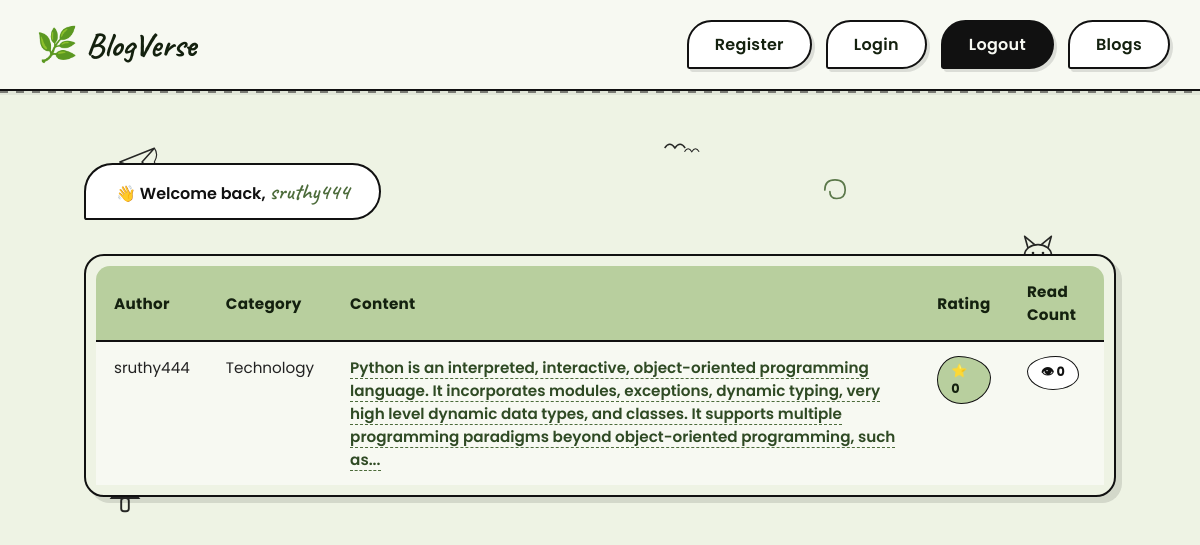
Page /listAllBlogs (signed in) on the committed database.
### models.py (models this page shows, shortened)
class UserModel(UserMixin, db.Model):
    __tablename__ = "users"
    id = db.Column(db.Integer, primary_key=True)
    email = db.Column(db.String(100), unique=True)
    username = db.Column(db.String(100))
    password_hash = db.Column(db.String(250))

class CategoryMaster(db.Model):
    category_id = db.Column(db.Integer, primary_key=True)
    category_name = db.Column(db.String, nullable=False)
    blogmodel = db.relationship("BlogModel", backref="categorymaster", lazy=True)

class BlogModel(db.Model):
    id = db.Column(db.Integer, primary_key=True)
    category_id = db.Column(
        db.Integer, db.ForeignKey("category_master.category_id"), nullable=False
    )
    blog_user_id = db.Column(db.Integer, db.ForeignKey("users.id"), nullable=False)
    blog_text = db.Column(db.Text, nullable=False)
    blog_creation_date = db.Column(db.DateTime)
    blog_read_count = db.Column(db.Integer, default=0)
    blog_rating_count = db.Column(db.Integer, default=0)

### routes.py (the view)
@app.route("/listAllBlogs")
def list_all_blogs():
    all_blogs = BlogModel.query.all()
    all_users = UserModel.query.all()
    print(all_blogs)
    return render_template(
        "list_all_blogs.html",
        all_blogs=all_blogs,
        all_users=all_users,
        all_categories=global_all_category_name,
    )

### models.py (called while the page is built)
@login.user_loader
def load_user(id):
    return UserModel.query.get(int(id))

### templates/list_all_blogs.html (shortened to what this page needs)
{% extends 'base.html' %}
{% block content %}
<div class="listing-wrap">
    <svg class="doodle doodle-plane" viewBox="0 0 60 60" xmlns="http://www.w3.org/2000/svg">
        <path d="M5 30 L50 12 L34 30 L50 48 Z" fill="none" stroke="#111111" stroke-width="2" stroke-linejoin="round" />
        <path d="M50 12 Q56 20 50 30 Q56 40 50 48" fill="none" stroke="#111111" stroke-width="1.5" />
    </svg>
    <svg class="doodle doodle-mushroom" viewBox="0 0 40 40" xmlns="http://www.w3.org/2000/svg">
        <path d="M6 20 Q20 4 34 20 Z" fill="none" stroke="#111111" stroke-width="2" />
        <rect x="16" y="20" width="8" height="14" rx="3" fill="none" stroke="#111111" stroke-width="2" />
    </svg>
    <svg class="doodle doodle-swirl" viewBox="0 0 40 40" xmlns="http://www.w3.org/2000/svg">
        <path d="M8 20 Q8 8 20 8 Q32 8 32 20 Q32 30 22 30 Q14 30 14 22" fill="none" stroke="#4c6b3a" stroke-width="2"
            stroke-linecap="round" />
    </svg>
    <svg class="doodle doodle-birds" viewBox="0 0 60 30" xmlns="http://www.w3.org/2000/svg">
        <path d="M5 15 Q12 5 19 15 Q26 5 33 15" fill="none" stroke="#111111" stroke-width="2" />
        <path d="M32 20 Q37 12 42 20 Q47 12 52 20" fill="none" stroke="#111111" stroke-width="1.5" />
    </svg>
    {% if current_user.is_authenticated %}
    <span class="welcome-badge">👋 Welcome back,<span class="name">{{ current_user.username }}</span></span>
    {% else %}
    <span class="welcome-badge">✨ Welcome, Guest</span>
    {% endif %}
    <div class="table-card">
        <table>
            <thead>
                <tr>
                    <th>Author</th>
                    <th>Category</th>
                    <th>Content</th>
                    <th>Rating</th>
                    <th>Read Count</th>
                </tr>
            </thead>
            <tbody>
                {% for a_blog in all_blogs %}
                <tr>
                    <td>{{ all_users[a_blog.blog_user_id-1].username }}</td>
                    <td>{{ all_categories[a_blog.category_id-1] }}</td>
                    {% if current_user.is_authenticated %}
                    <td>
                        <a
                            href="/blogDetail/{{ a_blog.id }}/{{ all_users[a_blog.blog_user_id-1].username }}/{{ all_categories[a_blog.category_id-1] }}">
                            {{ a_blog.blog_text|safe|truncate(275) }}
                        </a>
                    </td>
                    {% else %}
                    <td>{{ a_blog.blog_text|safe|truncate(275) }}</td>
                    {% endif %}
                    <td><span class="pill pill-rating">⭐ {{ a_blog.blog_rating_count }}</span></td>
                    <td><span class="pill pill-reads">👁 {{ a_blog.blog_read_count }}</span></td>
                </tr>
                {% endfor %}
            </tbody>
        </table>
    </div>
</div>
{% endblock %}

### templates/base.html (style rules this page uses)
* { margin: 0; padding: 0; box-sizing: border-box; font-family: 'Poppins', sans-serif; }
body { background: #eef3e4; min-height: 100vh; }

### templates/list_all_blogs.html (style rules this page uses)
.listing-wrap { padding: 30px 10px 60px; position: relative; }
.doodle { position: absolute; z-index: 0; opacity: .9; }
.doodle-plane { width: 46px; top: 6px; left: 4%; }
.doodle-cat { width: 50px; top: 90px; right: 6%; }
.doodle-mushroom { width: 38px; bottom: 40px; left: 3%; }
.doodle-swirl { width: 34px; top: 40px; right: 26%; }
.doodle-birds { width: 44px; top: 4px; right: 40%; }
.doodle { animation: bob 6s ease-in-out infinite; }
.doodle-cat { animation-delay: .6s; }
.doodle-mushroom { animation-delay: 1.2s; }
.doodle-swirl { animation-delay: 1.8s; }
.doodle-birds { animation-delay: .3s; }
.welcome-badge { display: inline-block; position: relative; background: #ffffff; border: 2px solid #111111; border-radius: 40px 40px 40px 4px; padding: 12px 30px; font-size: 1rem; font-weight: 600; color: #111111; margin-bottom: 34px; z-index: 1; }
.welcome-badge .name { font-family: 'Caveat', cursive; font-size: 1.4rem; color: #4c6b3a; margin-left: 4px; }
.table-card { background: #eef3e4; border: 2px solid #111111; border-radius: 20px; padding: 10px; box-shadow: 6px 6px 0 rgba(17, 17, 17, .12); overflow-x: auto; position: relative; z-index: 1; }
table { width: 100%; border-collapse: separate; border-spacing: 0; font-size: .95rem; }
thead th { background: #b8cf9e; color: #14210f; font-weight: 700; text-align: left; padding: 14px 18px; letter-spacing: .3px; border-bottom: 2px solid #111111; }
thead th:first-child { border-top-left-radius: 14px; }
thead th:last-child { border-top-right-radius: 14px; }
tbody td { padding: 14px 18px; color: #222222; border-bottom: 1px solid rgba(17, 17, 17, .15); vertical-align: top; background: #f7f9f2; }
tbody tr:last-child td { border-bottom: none; }
tbody td a { color: #2f4a24; font-weight: 600; text-decoration: none; border-bottom: 1px dashed #4c6b3a; }
.pill { display: inline-block; padding: 4px 12px; border-radius: 50%; font-size: .8rem; font-weight: 700; border: 1.5px solid #111111; }
.pill-rating { background: #b8cf9e; color: #14210f; border-radius: 40% 60% 55% 45% / 50% 45% 55% 50%; padding: 5px 13px; }
.pill-reads { background: #ffffff; color: #111111; border-radius: 55% 45% 50% 50% / 45% 55% 45% 55%; padding: 5px 13px; }

### rows in the picture
UserModel: username "sruthy444"
BlogModel: blog_text "Python is an interpreted, interactive, object-oriented programming language. It incorporates modules, exceptions, dynamic typing, very high level dynamic data types, and classes. It supports multiple programming paradigms beyond object-oriented programming, such as...", blog_rating_count "0", blog_read_count "0"
CategoryMaster: category_name "Technology"
